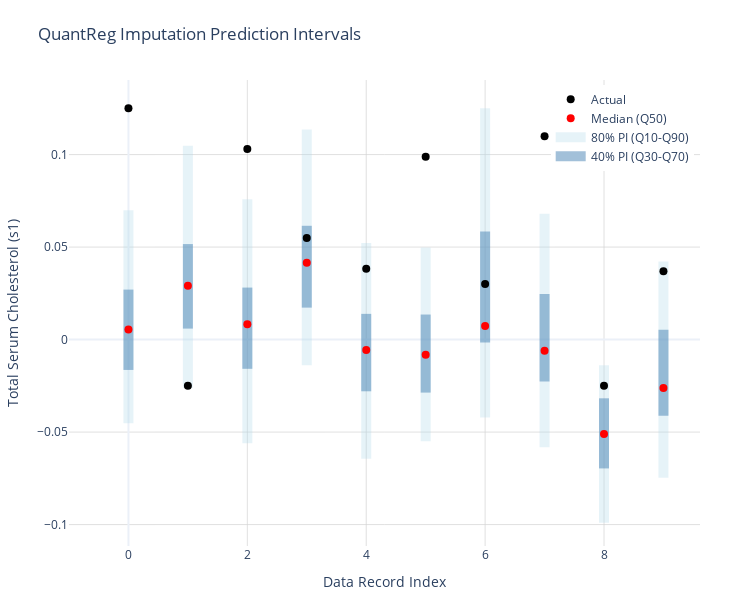

The code cell stored with this chart in its notebook:
### Markdown cell above
## Visualizing prediction intervals

By visualizing the prediction intervals of the model's imputations we can better understand the uncertainty in our imputed values.

### Code cell
# Create a prediction interval plot for the first 10 records
# Number of records to plot
n_records = 10

# Prepare data for plotting
records = list(range(n_records))
actuals = actual_values.iloc[:n_records, 0].values
medians = imputed_values[0.5].iloc[:n_records, 0].values
q30 = imputed_values[0.3].iloc[:n_records, 0].values
q70 = imputed_values[0.7].iloc[:n_records, 0].values
q10 = imputed_values[0.1].iloc[:n_records, 0].values
q90 = imputed_values[0.9].iloc[:n_records, 0].values

# Create the base figure
fig = go.Figure()

# Add 80% prediction interval (Q10-Q90)
for i in range(n_records):
    fig.add_trace(
        go.Scatter(
            x=[i, i],
            y=[q10[i], q90[i]],
            mode="lines",
            line=dict(width=10, color="rgba(173, 216, 230, 0.3)"),
            hoverinfo="none",
            showlegend=False,
        )
    )

# Add 40% prediction interval (Q30-Q70)
for i in range(n_records):
    fig.add_trace(
        go.Scatter(
            x=[i, i],
            y=[q30[i], q70[i]],
            mode="lines",
            line=dict(width=10, color="rgba(70, 130, 180, 0.5)"),
            hoverinfo="none",
            showlegend=False,
        )
    )

# Add actual values
fig.add_trace(
    go.Scatter(
        x=records,
        y=actuals,
        mode="markers",
        marker=dict(color="black", size=8),
        name="Actual",
    )
)

# Add median predictions
fig.add_trace(
    go.Scatter(
        x=records,
        y=medians,
        mode="markers",
        marker=dict(color="red", size=8),
        name="Median (Q50)",
    )
)

# Add dashed line for Q10
fig.add_trace(
    go.Scatter(
        x=[-1, -1],  # Dummy points for legend
        y=[0, 0],  # Dummy points for legend
        mode="lines",
        line=dict(color="rgba(173, 216, 230, 0.3)", width=10),
        name="80% PI (Q10-Q90)",
    )
)

# Add dashed line for Q30
fig.add_trace(
    go.Scatter(
        x=[-1, -1],  # Dummy points for legend
        y=[0, 0],  # Dummy points for legend
        mode="lines",
        line=dict(color="rgba(70, 130, 180, 0.5)", width=10),
        name="40% PI (Q30-Q70)",
    )
)

# Update layout with smaller width to fit in the book layout
fig.update_layout(
    title="QuantReg Imputation Prediction Intervals",
    xaxis=dict(
        title="Data Record Index",
        showgrid=True,
        gridwidth=1,
        gridcolor="rgba(211, 211, 211, 0.7)",
    ),
    yaxis=dict(
        title="Total Serum Cholesterol (s1)",
        showgrid=True,
        gridwidth=1,
        gridcolor="rgba(211, 211, 211, 0.7)",
    ),
    width=750,
    height=600,
    template="plotly_white",
    margin=dict(l=50, r=50, t=80, b=50),  # Adjust margins
    legend=dict(yanchor="top", y=0.99, xanchor="right", x=0.99),
)

fig.show()

### Figure 1 — Plotly figure (JSON) as saved in the notebook; plotly's stock layout.template omitted (floating-point values rounded to 4 significant figures)
{"data": [{"hoverinfo": "none", "line": {"color": "rgba(173, 216, 230, 0.3)", "width": 10}, "mode": "lines", "showlegend": false, "type": "scatter", "x": [0, 0], "y": [-0.04519, 0.06988]}, {"hoverinfo": "none", "line": {"color": "rgba(173, 216, 230, 0.3)", "width": 10}, "mode": "lines", "showlegend": false, "type": "scatter", "x": [1, 1], "y": [-0.02603, 0.1047]}, {"hoverinfo": "none", "line": {"color": "rgba(173, 216, 230, 0.3)", "width": 10}, "mode": "lines", "showlegend": false, "type": "scatter", "x": [2, 2], "y": [-0.05606, 0.07587]}, {"hoverinfo": "none", "line": {"color": "rgba(173, 216, 230, 0.3)", "width": 10}, "mode": "lines", "showlegend": false, "type": "scatter", "x": [3, 3], "y": [-0.01388, 0.1136]}, {"hoverinfo": "none", "line": {"color": "rgba(173, 216, 230, 0.3)", "width": 10}, "mode": "lines", "showlegend": false, "type": "scatter", "x": [4, 4], "y": [-0.06437, 0.05218]}, {"hoverinfo": "none", "line": {"color": "rgba(173, 216, 230, 0.3)", "width": 10}, "mode": "lines", "showlegend": false, "type": "scatter", "x": [5, 5], "y": [-0.05495, 0.04972]}, {"hoverinfo": "none", "line": {"color": "rgba(173, 216, 230, 0.3)", "width": 10}, "mode": "lines", "showlegend": false, "type": "scatter", "x": [6, 6], "y": [-0.04213, 0.125]}, {"hoverinfo": "none", "line": {"color": "rgba(173, 216, 230, 0.3)", "width": 10}, "mode": "lines", "showlegend": false, "type": "scatter", "x": [7, 7], "y": [-0.05823, 0.06797]}, {"hoverinfo": "none", "line": {"color": "rgba(173, 216, 230, 0.3)", "width": 10}, "mode": "lines", "showlegend": false, "type": "scatter", "x": [8, 8], "y": [-0.09898, -0.01393]}, {"hoverinfo": "none", "line": {"color": "rgba(173, 216, 230, 0.3)", "width": 10}, "mode": "lines", "showlegend": false, "type": "scatter", "x": [9, 9], "y": [-0.07468, 0.04215]}, {"hoverinfo": "none", "line": {"color": "rgba(70, 130, 180, 0.5)", "width": 10}, "mode": "lines", "showlegend": false, "type": "scatter", "x": [0, 0], "y": [-0.0164, 0.02702]}, {"hoverinfo": "none", "line": {"color": "rgba(70, 130, 180, 0.5)", "width": 10}, "mode": "lines", "showlegend": false, "type": "scatter", "x": [1, 1], "y": [0.00594, 0.05163]}, {"hoverinfo": "none", "line": {"color": "rgba(70, 130, 180, 0.5)", "width": 10}, "mode": "lines", "showlegend": false, "type": "scatter", "x": [2, 2], "y": [-0.0158, 0.02811]}, {"hoverinfo": "none", "line": {"color": "rgba(70, 130, 180, 0.5)", "width": 10}, "mode": "lines", "showlegend": false, "type": "scatter", "x": [3, 3], "y": [0.01728, 0.06152]}, {"hoverinfo": "none", "line": {"color": "rgba(70, 130, 180, 0.5)", "width": 10}, "mode": "lines", "showlegend": false, "type": "scatter", "x": [4, 4], "y": [-0.02795, 0.01391]}, {"hoverinfo": "none", "line": {"color": "rgba(70, 130, 180, 0.5)", "width": 10}, "mode": "lines", "showlegend": false, "type": "scatter", "x": [5, 5], "y": [-0.02865, 0.01355]}, {"hoverinfo": "none", "line": {"color": "rgba(70, 130, 180, 0.5)", "width": 10}, "mode": "lines", "showlegend": false, "type": "scatter", "x": [6, 6], "y": [-0.001632, 0.05838]}, {"hoverinfo": "none", "line": {"color": "rgba(70, 130, 180, 0.5)", "width": 10}, "mode": "lines", "showlegend": false, "type": "scatter", "x": [7, 7], "y": [-0.02262, 0.02462]}, {"hoverinfo": "none", "line": {"color": "rgba(70, 130, 180, 0.5)", "width": 10}, "mode": "lines", "showlegend": false, "type": "scatter", "x": [8, 8], "y": [-0.06964, -0.03174]}, {"hoverinfo": "none", "line": {"color": "rgba(70, 130, 180, 0.5)", "width": 10}, "mode": "lines", "showlegend": false, "type": "scatter", "x": [9, 9], "y": [-0.04111, 0.005304]}, {"marker": {"color": "black", "size": 8}, "mode": "markers", "name": "Actual", "type": "scatter", "x": [0, 1, 2, 3, 4, 5, 6, 7, 8, 9], "y": [0.125, -0.02496, 0.103, 0.05485, 0.03833, 0.09888, 0.03008, 0.1099, -0.02496, 0.03696]}, {"marker": {"color": "red", "size": 8}, "mode": "markers", "name": "Median (Q50)", "type": "scatter", "x": [0, 1, 2, 3, 4, 5, 6, 7, 8, 9], "y": [0.005433, 0.02912, 0.008247, 0.04159, -0.005648, -0.008202, 0.007374, -0.006076, -0.05107, -0.0262]}, {"line": {"color": "rgba(173, 216, 230, 0.3)", "width": 10}, "mode": "lines", "name": "80% PI (Q10-Q90)", "type": "scatter", "x": [-1, -1], "y": [0, 0]}, {"line": {"color": "rgba(70, 130, 180, 0.5)", "width": 10}, "mode": "lines", "name": "40% PI (Q30-Q70)", "type": "scatter", "x": [-1, -1], "y": [0, 0]}], "layout": {"height": 600, "legend": {"x": 0.99, "xanchor": "right", "y": 0.99, "yanchor": "top"}, "margin": {"b": 50, "l": 50, "r": 50, "t": 80}, "title": {"text": "QuantReg Imputation Prediction Intervals"}, "width": 750, "xaxis": {"gridcolor": "rgba(211, 211, 211, 0.7)", "gridwidth": 1, "showgrid": true, "title": {"text": "Data Record Index"}}, "yaxis": {"gridcolor": "rgba(211, 211, 211, 0.7)", "gridwidth": 1, "showgrid": true, "title": {"text": "Total Serum Cholesterol (s1)"}}}}
